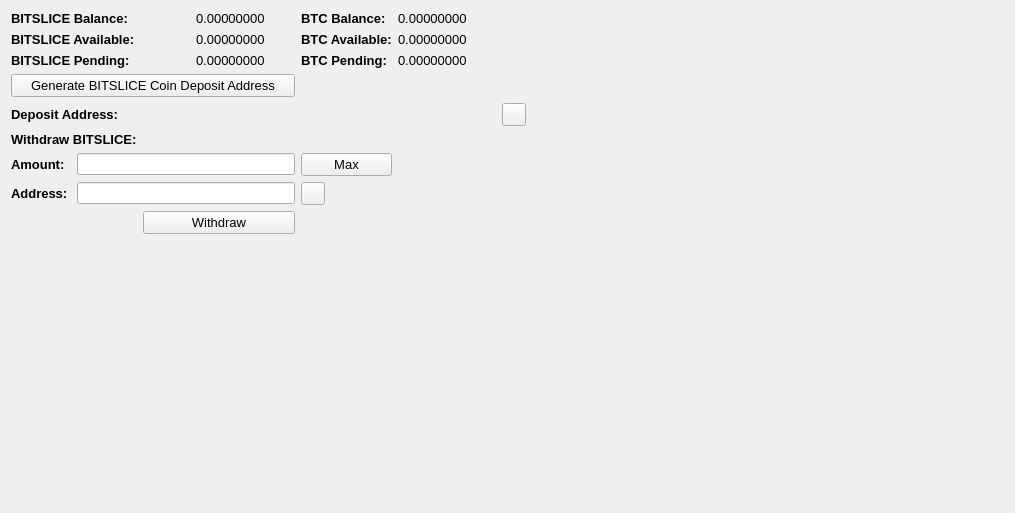
     <widget class="QWidget" name="BalanceTab">
      <attribute name="title">
       <string>Balance</string>
      </attribute>
      <layout class="QGridLayout" name="gridLayout_2">
       <item row="0" column="0" colspan="2">
        <widget class="QLabel" name="label_11">
         <property name="font">
          <font>
           <pointsize>10</pointsize>
           <weight>75</weight>
           <bold>true</bold>
          </font>
         </property>
         <property name="text">
          <string>BITSLICE Balance:</string>
         </property>
        </widget>
       </item>
       <item row="0" column="3">
        <widget class="QLabel" name="HMBalanceLabel">
         <property name="font">
          <font>
           <pointsize>10</pointsize>
          </font>
         </property>
         <property name="text">
          <string>0.00000000</string>
         </property>
         <property name="textInteractionFlags">
          <set>Qt::LinksAccessibleByMouse|Qt::TextSelectableByMouse</set>
         </property>
        </widget>
       </item>
       <item row="0" column="4">
        <widget class="QLabel" name="label_12">
         <property name="font">
          <font>
           <pointsize>10</pointsize>
           <weight>75</weight>
           <bold>true</bold>
          </font>
         </property>
         <property name="text">
          <string>BTC Balance:</string>
         </property>
        </widget>
       </item>
       <item row="0" column="5">
        <widget class="QLabel" name="BitcoinBalanceLabel">
         <property name="font">
          <font>
           <pointsize>10</pointsize>
          </font>
         </property>
         <property name="text">
          <string>0.00000000</string>
         </property>
         <property name="textInteractionFlags">
          <set>Qt::LinksAccessibleByMouse|Qt::TextSelectableByMouse</set>
         </property>
        </widget>
       </item>
       <item row="0" column="7" rowspan="10">
        <spacer name="horizontalSpacer_4">
         <property name="orientation">
          <enum>Qt::Horizontal</enum>
         </property>
         <property name="sizeHint" stdset="0">
          <size>
           <width>478</width>
           <height>488</height>
          </size>
         </property>
        </spacer>
       </item>
       <item row="1" column="0" colspan="2">
        <widget class="QLabel" name="label_13">
         <property name="font">
          <font>
           <pointsize>10</pointsize>
           <weight>75</weight>
           <bold>true</bold>
          </font>
         </property>
         <property name="text">
          <string>BITSLICE Available:</string>
         </property>
        </widget>
       </item>
       <item row="1" column="3">
        <widget class="QLabel" name="HMAvailableLabel_2">
         <property name="font">
          <font>
           <pointsize>10</pointsize>
          </font>
         </property>
         <property name="text">
          <string>0.00000000</string>
         </property>
         <property name="textInteractionFlags">
          <set>Qt::LinksAccessibleByMouse|Qt::TextSelectableByMouse</set>
         </property>
        </widget>
       </item>
       <item row="1" column="4">
        <widget class="QLabel" name="label_15">
         <property name="font">
          <font>
           <pointsize>10</pointsize>
           <weight>75</weight>
           <bold>true</bold>
          </font>
         </property>
         <property name="text">
          <string>BTC Available:</string>
         </property>
        </widget>
       </item>
       <item row="1" column="5">
        <widget class="QLabel" name="BitcoinAvailableLabel">
         <property name="font">
          <font>
           <pointsize>10</pointsize>
          </font>
         </property>
         <property name="text">
          <string>0.00000000</string>
         </property>
         <property name="textInteractionFlags">
          <set>Qt::LinksAccessibleByMouse|Qt::TextSelectableByMouse</set>
         </property>
        </widget>
       </item>
       <item row="2" column="0" colspan="2">
        <widget class="QLabel" name="label_14">
         <property name="font">
          <font>
           <pointsize>10</pointsize>
           <weight>75</weight>
           <bold>true</bold>
          </font>
         </property>
         <property name="text">
          <string>BITSLICE Pending:</string>
         </property>
        </widget>
       </item>
       <item row="2" column="3">
        <widget class="QLabel" name="HMPendingLabel">
         <property name="font">
          <font>
           <pointsize>10</pointsize>
          </font>
         </property>
         <property name="text">
          <string>0.00000000</string>
         </property>
         <property name="textInteractionFlags">
          <set>Qt::LinksAccessibleByMouse|Qt::TextSelectableByMouse</set>
         </property>
        </widget>
       </item>
       <item row="2" column="4">
        <widget class="QLabel" name="label_31">
         <property name="font">
          <font>
           <pointsize>10</pointsize>
           <weight>75</weight>
           <bold>true</bold>
          </font>
         </property>
         <property name="text">
          <string>BTC Pending:</string>
         </property>
        </widget>
       </item>
       <item row="2" column="5">
        <widget class="QLabel" name="BitcoinPendingLabel">
         <property name="font">
          <font>
           <pointsize>10</pointsize>
          </font>
         </property>
         <property name="text">
          <string>0.00000000</string>
         </property>
         <property name="textInteractionFlags">
          <set>Qt::LinksAccessibleByMouse|Qt::TextSelectableByMouse</set>
         </property>
        </widget>
       </item>
       <item row="3" column="0" colspan="4">
        <widget class="QPushButton" name="GenDepositBTN">
         <property name="font">
          <font>
           <pointsize>10</pointsize>
          </font>
         </property>
         <property name="text">
          <string>Generate BITSLICE Coin Deposit Address</string>
         </property>
        </widget>
       </item>
       <item row="4" column="0" colspan="3">
        <widget class="QLabel" name="label_33">
         <property name="font">
          <font>
           <pointsize>10</pointsize>
           <weight>75</weight>
           <bold>true</bold>
          </font>
         </property>
         <property name="text">
          <string>Deposit Address:</string>
         </property>
        </widget>
       </item>
       <item row="4" column="3" colspan="3">
        <widget class="QLabel" name="DepositAddressLabel">
         <property name="minimumSize">
          <size>
           <width>300</width>
           <height>0</height>
          </size>
         </property>
         <property name="palette">
          <palette>
           <active>
            <colorrole role="WindowText">
             <brush brushstyle="SolidPattern">
              <color alpha="255">
               <red>0</red>
               <green>0</green>
               <blue>0</blue>
              </color>
             </brush>
            </colorrole>
            <colorrole role="Text">
             <brush brushstyle="SolidPattern">
              <color alpha="255">
               <red>0</red>
               <green>0</green>
               <blue>255</blue>
              </color>
             </brush>
            </colorrole>
           </active>
           <inactive>
            <colorrole role="WindowText">
             <brush brushstyle="SolidPattern">
              <color alpha="255">
               <red>0</red>
               <green>0</green>
               <blue>0</blue>
              </color>
             </brush>
            </colorrole>
            <colorrole role="Text">
             <brush brushstyle="SolidPattern">
              <color alpha="255">
               <red>0</red>
               <green>0</green>
               <blue>255</blue>
              </color>
             </brush>
            </colorrole>
           </inactive>
           <disabled>
            <colorrole role="WindowText">
             <brush brushstyle="SolidPattern">
              <color alpha="255">
               <red>120</red>
               <green>120</green>
               <blue>120</blue>
              </color>
             </brush>
            </colorrole>
            <colorrole role="Text">
             <brush brushstyle="SolidPattern">
              <color alpha="255">
               <red>120</red>
               <green>120</green>
               <blue>120</blue>
              </color>
             </brush>
            </colorrole>
           </disabled>
          </palette>
         </property>
         <property name="font">
          <font>
           <pointsize>10</pointsize>
           <weight>75</weight>
           <bold>true</bold>
          </font>
         </property>
         <property name="text">
          <string/>
         </property>
         <property name="alignment">
          <set>Qt::AlignRight|Qt::AlignTrailing|Qt::AlignVCenter</set>
         </property>
         <property name="textInteractionFlags">
          <set>Qt::LinksAccessibleByMouse|Qt::TextSelectableByKeyboard|Qt::TextSelectableByMouse</set>
         </property>
        </widget>
       </item>
       <item row="4" column="6">
        <widget class="QToolButton" name="DepositCopyButton">
         <property name="toolTip">
          <string>Copy to clipboard</string>
         </property>
         <property name="text">
          <string/>
         </property>
         <property name="icon">
          <iconset resource="../bitcoin.qrc">
           <normaloff>:/icons/editcopy</normaloff>:/icons/editcopy</iconset>
         </property>
         <property name="shortcut">
          <string>Alt+P</string>
         </property>
        </widget>
       </item>
       <item row="5" column="0" colspan="2">
        <widget class="QLabel" name="label_34">
         <property name="font">
          <font>
           <pointsize>10</pointsize>
           <weight>75</weight>
           <bold>true</bold>
          </font>
         </property>
         <property name="text">
          <string>Withdraw BITSLICE:</string>
         </property>
        </widget>
       </item>
       <item row="6" column="0">
        <widget class="QLabel" name="label_26">
         <property name="font">
          <font>
           <pointsize>10</pointsize>
           <weight>75</weight>
           <bold>true</bold>
          </font>
         </property>
         <property name="text">
          <string>Amount:</string>
         </property>
        </widget>
       </item>
       <item row="6" column="1" colspan="3">
        <widget class="QLineEdit" name="WithdrawUnitsInput">
         <property name="font">
          <font>
           <pointsize>9</pointsize>
           <weight>75</weight>
           <bold>true</bold>
          </font>
         </property>
         <property name="text">
          <string/>
         </property>
        </widget>
       </item>
       <item row="6" column="4">
        <widget class="QPushButton" name="Withdraw_Max_Amount">
         <property name="font">
          <font>
           <pointsize>10</pointsize>
          </font>
         </property>
         <property name="text">
          <string>Max</string>
         </property>
        </widget>
       </item>
       <item row="7" column="0">
        <widget class="QLabel" name="label_10">
         <property name="font">
          <font>
           <pointsize>10</pointsize>
           <weight>75</weight>
           <bold>true</bold>
          </font>
         </property>
         <property name="text">
          <string>Address:</string>
         </property>
        </widget>
       </item>
       <item row="7" column="1" colspan="3">
        <widget class="QLineEdit" name="WithdrawAddress">
         <property name="font">
          <font>
           <pointsize>9</pointsize>
           <weight>75</weight>
           <bold>true</bold>
          </font>
         </property>
        </widget>
       </item>
       <item row="7" column="4">
        <widget class="QToolButton" name="WithdrawPasteButton">
         <property name="toolTip">
          <string>Paste from clipboard</string>
         </property>
         <property name="text">
          <string/>
         </property>
         <property name="icon">
          <iconset resource="../bitcoin.qrc">
           <normaloff>:/icons/editpaste</normaloff>:/icons/editpaste</iconset>
         </property>
         <property name="shortcut">
          <string>Alt+P</string>
         </property>
        </widget>
       </item>
       <item row="8" column="2" colspan="2">
        <widget class="QPushButton" name="WithdrawUnitsBtn">
         <property name="font">
          <font>
           <pointsize>10</pointsize>
          </font>
         </property>
         <property name="text">
          <string>Withdraw</string>
         </property>
        </widget>
       </item>
       <item row="9" column="0" colspan="6">
        <spacer name="verticalSpacer">
         <property name="orientation">
          <enum>Qt::Vertical</enum>
         </property>
         <property name="sizeHint" stdset="0">
          <size>
           <width>428</width>
           <height>262</height>
          </size>
         </property>
        </spacer>
       </item>
      </layout>
      <zorder>label_31</zorder>
      <zorder>label_15</zorder>
      <zorder>label_12</zorder>
      <zorder>label_14</zorder>
      <zorder>label_13</zorder>
      <zorder>label_11</zorder>
      <zorder>BitcoinBalanceLabel</zorder>
      <zorder>HMBalanceLabel</zorder>
      <zorder>HMAvailableLabel_2</zorder>
      <zorder>HMPendingLabel</zorder>
      <zorder>BitcoinAvailableLabel</zorder>
      <zorder>BitcoinPendingLabel</zorder>
      <zorder>label_33</zorder>
      <zorder>GenDepositBTN</zorder>
      <zorder>DepositAddressLabel</zorder>
      <zorder>Withdraw_Max_Amount</zorder>
      <zorder>label_34</zorder>
      <zorder>WithdrawUnitsInput</zorder>
      <zorder>label_10</zorder>
      <zorder>label_26</zorder>
      <zorder>WithdrawAddress</zorder>
      <zorder>WithdrawUnitsBtn</zorder>
      <zorder>horizontalSpacer_4</zorder>
      <zorder>verticalSpacer</zorder>
      <zorder>WithdrawPasteButton</zorder>
      <zorder>DepositCopyButton</zorder>
     </widget>
